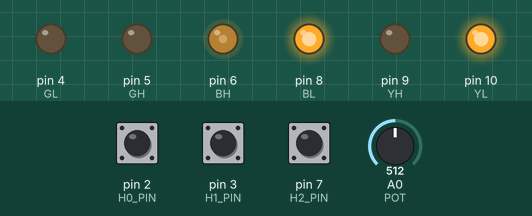
Simulated run of this sketch. Board: SparkFun Pro Micro, built with avr-gcc and run on an emulated ATmega32U4. On the bench: output pins drawn as LEDs (lit = HIGH). Dashed ring = blinking. The test bench sets the inputs (shaded band); at power-on: A0 (POT) = 512, pin 2 (H0_PIN) HIGH, pin 3 (H1_PIN) HIGH, pin 7 (H2_PIN) HIGH.

Above: at 1.2 s.
1.3 s: A0 (POT) set to 716
At 2.1 s:
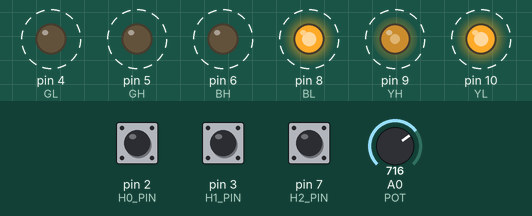
4.3 s: A0 (POT) set to 1023
At 4.9 s:
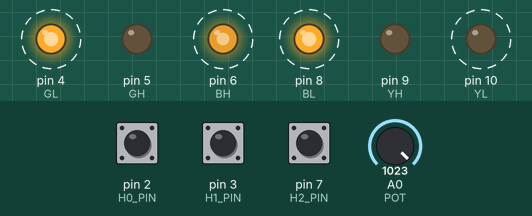
7.3 s: A0 (POT) set to 306
At 7.7 s:
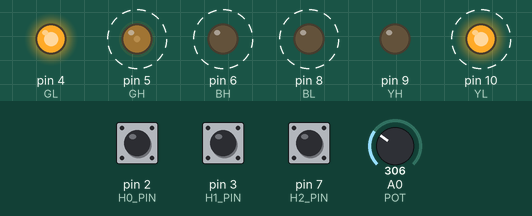
10.3 s: pin 2 (H0_PIN) pulled LOW for 1 s
Timing chart, 0 to 15.3 s (numbered marks = the images above; inputs shaded):
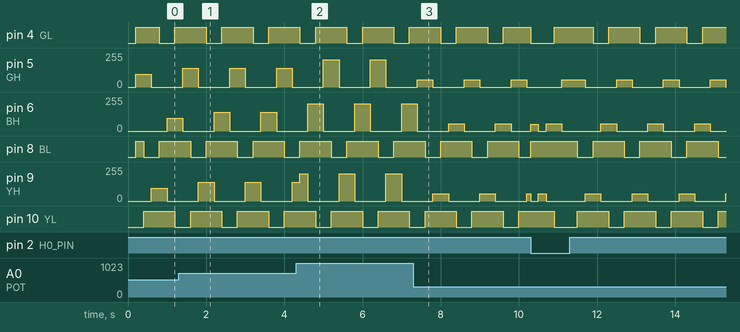

The sketch:

ArranqueSuave.ino
```cpp
// María Pérez Pérez-Cejuela
// Juan López Puebla
// ESTE CÓDIGO HA SIDO PROBADO Y COMPROBADO QUE FUNCIONA EN LABORATORIO

// Control BLDC con Arduino Pro Micro
// Giro en sentido directo

// Pines de los transistores
const int GH = 5;  // GREEN alto  (PWM)  -> MOSFET alto fase verde
const int GL = 4;  // GREEN bajo  (DIG)  -> MOSFET bajo fase verde

const int BH = 6;  // BLUE  alto  (PWM)  -> MOSFET alto fase azul
const int BL = 8;  // BLUE  bajo  (DIG)  -> MOSFET bajo fase azul

const int YH = 9;   // YELLOW alto (PWM)  -> MOSFET alto fase amarilla
const int YL = 10;  // YELLOW bajo (DIG)  -> MOSFET bajo fase amarilla


// Potenciómetro --> acelerador
const int POT = A0;

// Pines de los sensores Hall con interrupciones
const int H0_PIN = 2;  // Hall 0
const int H1_PIN = 3;  // Hall 1
const int H2_PIN = 7;  // Hall 2

// Variables globales
int PWM;                            // Para controlar el PWM del motor
unsigned long lastChangeTime = 0;   // Para verificar cuánto tiempo ha pasado
const unsigned long timeout = 200;  // Tiempo que esperamos antes de forzar el siguiente paso (200 ms)

// Secuencia de conmutación que vamos a forzar
int secuencia[6] = { 0b110, 0b100, 0b101, 0b001, 0b011, 0b010 };  //Secuencia obtenida al girar el motor en sentido directo
int indiceSecuencia = 0;                                          // Indice que nos permitirá recorrer la secuencia en orden en el loop

//------------------------------------------------------------------------------
// DECLARAMOS LOS PINES QUE VAMOS A USAR PARA CADA TAREA

void setup() {

  // Sensores Hall como entrada con pullup interno
  pinMode(H0_PIN, INPUT_PULLUP);
  pinMode(H1_PIN, INPUT_PULLUP);
  pinMode(H2_PIN, INPUT_PULLUP);

  // Salidas de potencia para el control del motor
  pinMode(GH, OUTPUT);
  pinMode(GL, OUTPUT);
  pinMode(BH, OUTPUT);
  pinMode(BL, OUTPUT);
  pinMode(YH, OUTPUT);
  pinMode(YL, OUTPUT);


  // Declaración de las interrupciones (cada vez que cambie cualquier sensor de efecto hall)
  attachInterrupt(digitalPinToInterrupt(H0_PIN), ISR_Halls, CHANGE);
  attachInterrupt(digitalPinToInterrupt(H1_PIN), ISR_Halls, CHANGE);
  attachInterrupt(digitalPinToInterrupt(H2_PIN), ISR_Halls, CHANGE);


  // Ajuste de frecuencia PWM alta (~31 kHz aprox)
  TCCR1B = TCCR1B & 0b11111000 | 0x01;  // Timer1 -> pin 9,10
  TCCR3B = TCCR3B & 0b11111000 | 0x01;  // Timer3 -> pin 5
  TCCR4B = TCCR4B & 0b11111000 | 0x01;  // Timer4 -> pin 6,13
}

//------------------------------------------------------------------
// "OBLIGAMOS" A REALIZAR LA SECUENCIA AL MOTOR

void loop() {

  // Leo el potenciómetro
  PWM = analogRead(POT);

  // Limitamos la zona de funcionamiento del motor en función de lo que reciba en el potenciómetro.
  // Marcamos el máximo al 80% y la zona muerta si el resultado del potenciometro es menor que 5%
  if (PWM < 51) {
    PWM = 0;
  } else {
    PWM = map(PWM, 51, 1023, 0, 204);
  }

  // Tratamos de arrancar el motor forzando la secuencia de arranque para coseguir el movimiento y
  // lograr que las interrupciones tomen el control.
  // Para lograr esto hemos declarado una variable que se encarga de guardar el tiempo en el que los sensores
  // cambiaron de valor por última vez.

  unsigned long ahora = millis();  // Leer el tiempo actual

  if (PWM > 0) {                              //Siempre que el acelerador este activo
    if (ahora - lastChangeTime >= timeout) {  // resto este instante con la última vez que se activaron los sensores y si lleva
                                              // más de 200 ms parados entonces inicio mi secuencia para tratar de arrancarlo.
      // Forzamos el siguiente paso de la secuencia
      int hallForzado = secuencia[indiceSecuencia];
      giroSentidoDirecto(hallForzado);  // Obligamos a que el rotor tenga esa secuencia
      indiceSecuencia++;                // Avanzamos al siguiente paso de la secuencia
      if (indiceSecuencia >= 6) {
        indiceSecuencia = 0;  // Si llegamos al final de la secuencia, volvemos al inicio
      }
      lastChangeTime = ahora;  // Reiniciamos el temporizador
    }
  }
}

//  ---------------------------------------------------------------
//INTERRUPCIONES

void ISR_Halls() {
  //Leo los valores de los sensores Hall
  int ValDIO0 = digitalRead(H0_PIN);  //Leo el hall0
  int ValDIO1 = digitalRead(H1_PIN);  //Leo el hall1
  int ValDIO2 = digitalRead(H2_PIN);  //Leo el hall2

  int hallState = (ValDIO0 << 2) | (ValDIO1 << 1) | ValDIO2;  // asigno mi máscara para poder llamar a
  // los sensores de efecto hall de forma mas clara y sencilla

  giroSentidoDirecto(hallState);  // Mando el resultado para continuar el funcionamiento del motor
  lastChangeTime = millis();      // Actualizo mi tiempo de forma que guardo la ultima vez que se movieron los sensores
  // Si no para de moverse se actualizará todo el rato si no simplemente se quedará con la última.
}

// ------------------------------------------------------------------
// IMPLEMENTACIÓN DE LA TABLA DE VERDAD
// Implementamos en cada case una de las configuraciones de la tabla de verdad
void giroSentidoDirecto(int hallState) {


  switch (hallState) {
    case 0b000:  //nunca vamos a tener los halls en 000 y por tanto no se va a dar
      break;

    case 0b001:
      // YH = 1, GL = 1
      digitalWrite(GH, LOW);
      digitalWrite(BH, LOW);
      analogWrite(YH, PWM);

      digitalWrite(GL, LOW);
      digitalWrite(BL, HIGH);
      digitalWrite(YL, HIGH);
      break;

    case 0b010:
      // BH = 1, YL = 1
      digitalWrite(GH, LOW);
      analogWrite(BH, PWM);
      digitalWrite(YH, LOW);

      digitalWrite(GL, HIGH);
      digitalWrite(BL, HIGH);
      digitalWrite(YL, LOW);
      break;

    case 0b011:
      // BH = 1, GL = 1
      digitalWrite(GH, LOW);
      analogWrite(BH, PWM);
      digitalWrite(YH, LOW);

      digitalWrite(GL, LOW);
      digitalWrite(BL, HIGH);
      digitalWrite(YL, HIGH);

      break;

    case 0b100:
      // GH = 1, BL = 1
      analogWrite(GH, PWM);
      digitalWrite(BH, LOW);
      digitalWrite(YH, LOW);

      digitalWrite(GL, HIGH);
      digitalWrite(BL, LOW);
      digitalWrite(YL, HIGH);
      break;

    case 0b101:
      // YH = 1, BL = 1
      digitalWrite(GH, LOW);
      digitalWrite(BH, LOW);
      analogWrite(YH, PWM);

      digitalWrite(GL, HIGH);
      digitalWrite(BL, LOW);
      digitalWrite(YL, HIGH);
      break;

    case 0b110:
      // GH = 1, YL = 1
      analogWrite(GH, PWM);
      digitalWrite(BH, LOW);
      digitalWrite(YH, LOW);

      digitalWrite(GL, HIGH);
      digitalWrite(BL, HIGH);
      digitalWrite(YL, LOW);
      break;

    case 0b111:  //nunca vamos a tener los halls en 111 no van a estar todos encendidos a la vez
      break;
  }
}
```

Measured:
- by itself, pin 5 (GH): repeats every 1.2 s: 0/255 0.80 s, 53/255 0.40 s
- by itself, pin 8 (BL): repeats every 1.2 s: LOW 0.40 s, HIGH 0.80 s
- by itself, pin 10 (YL): repeats every 1.2 s: HIGH 0.80 s, LOW 0.40 s
